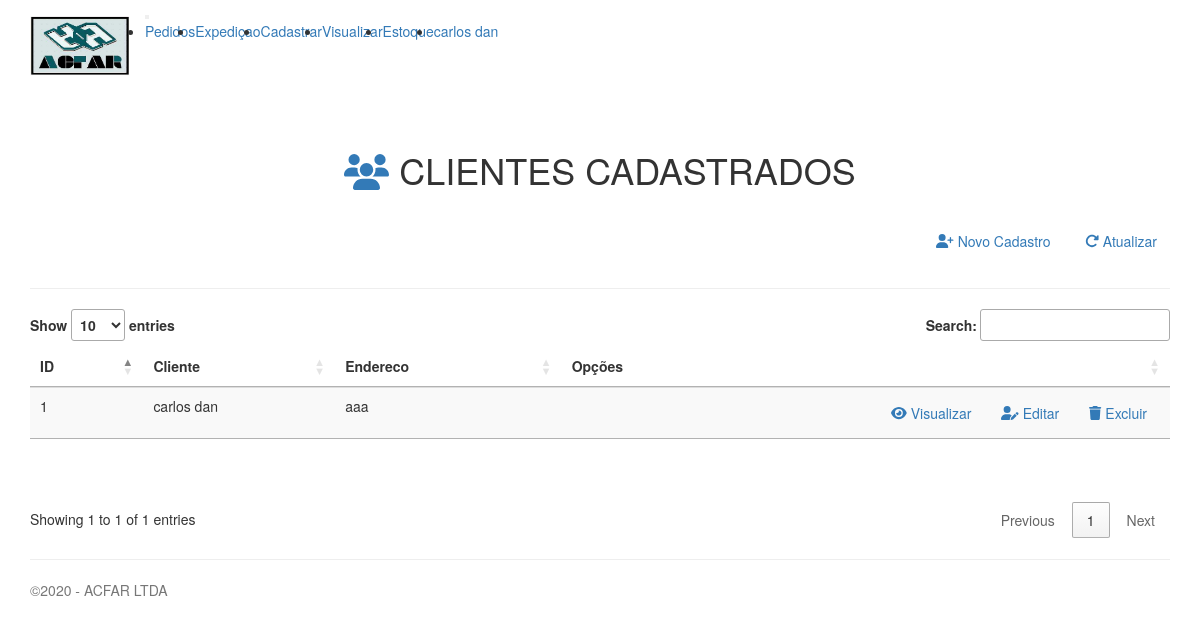
Page /cadastro/index1.php (signed in) on the committed database.
### tables this page shows
CREATE TABLE IF NOT EXISTS `cadastros` (
  `id` int(11) NOT NULL AUTO_INCREMENT,
  `nome` varchar(50) DEFAULT NULL,
  `sobrenome` varchar(45) DEFAULT NULL,
  `endereco` varchar(70) DEFAULT NULL,
  `cidade` varchar(45) DEFAULT NULL,
  `bairro` varchar(45) DEFAULT NULL,
  `numero` int(11) DEFAULT NULL,
  `estado` varchar(45) DEFAULT NULL,
  `cep` varchar(9) DEFAULT NULL,
  `criado` datetime DEFAULT NULL,
  `modificado` datetime DEFAULT NULL,
  PRIMARY KEY (`id`)
);

### cadastro/functions.php (called while the page is built, shortened)
<?php
function index()
{
    $cadastros = find_all('cadastros');
}
function find($table = null, $id = null)
{
    $link = open_database();
    $found = null;
    try {
        if ($id) {
            $sql = "SELECT * FROM " . $table . " WHERE id = " . $id;
            $exec = $link->query($sql);
            if ($exec->num_rows > 0) {
                $found = $exec->fetch_assoc();
            }
        } else {
            $sql = "SELECT * FROM " . $table;
            $exec = $link->query($sql);
            if ($exec->num_rows > 0) {
                $found = $exec->fetch_all(MYSQLI_ASSOC);
            }
        }
    } catch (Exception $e) {
        $_SESSION['message'] = $e->getMessage();
        $_SESSION['type'] = 'danger';
    }
    return $found;
}
function find_all($table)
{
    return find($table);
}
?>

### cadastro/index1.php (the view, shortened to what this page needs)
<?php
require_once('functions.php');
\Clientes\index();
?>
<div class="container">
    <header style="margin-top: 40px">
        <div class="row">
            <div class="col-sm-12 text-center my-4">
                <h1 class="display-4"><i class="fas fa-users text-primary" aria-hidden="true"></i>
                    CLIENTES CADASTRADOS
                </h1>
            </div>
            <div class="col-sm-12 text-right h2">
                <a class="btn btn-outline-primary " href="cadastro.php"><i class="fas fa-user-plus"></i> Novo
                    Cadastro</a>
                <a class="btn btn-outline-success" href="index1.php"><i class="fas fa-redo-alt"></i> Atualizar</a>
            </div>
        </div>
    </header>
    <hr>
    <table class="table table-hover table-striped" id="clientes" style="margin-bottom: 60px">
        <thead class="bg-gradient-primary">
        <tr>
            <th>ID</th>
            <th>Cliente</th>
            <th>Endereco</th>
            <th class="text-right">Opções</th>
        </tr>
        </thead>
        <tbody>
        <?php
        if ($cadastros) {
            foreach ($cadastros as $cadastro) {
                ?>
                <tr>
                    <td><?php echo $cadastro['id']; ?></td>
                    <td><?php echo $cadastro['nome'] . " " . $cadastro['sobrenome']; ?></td>
                    <td><?php echo $cadastro['endereco']; ?></td>
                    <td class="actions text-right">
                        <a href="view.php?id=<?php echo $cadastro['id']; ?>" class="btn btn-outline-dark">
                            <i class="fas fa-eye"></i> Visualizar</a>
                        <a href="edit.php?id=<?php echo $cadastro['id']; ?>" class="btn btn-outline-warning">
                            <i class="fas fa-user-edit"></i> Editar</a>
                        <a class="btn btn-outline-danger" href="#" data-toggle="modal" data-target="#delete-modal"
                           data-cadastro="<?php echo $cadastro['id']; ?>">
                            <i class="fa fa-trash"></i> Excluir
                        </a>
                    </td>
                </tr>
                <?php
            }
        } else {
            ?>
            <tr>
                <td colspan="4">Nenhum registro encontrado.</td>
            </tr>
            <?php
        }
        ?>
        </tbody>
    </table>
</div>
</body>
</html>

### css/estile.css (style rules this page uses)
* { margin: 0; padding: 0; }

### rows in the picture
cadastros: id "1", nome "carlos", sobrenome "dan", endereco "aaa"

### other values in the picture
$_SESSION['usuario'] "carlos dan"
